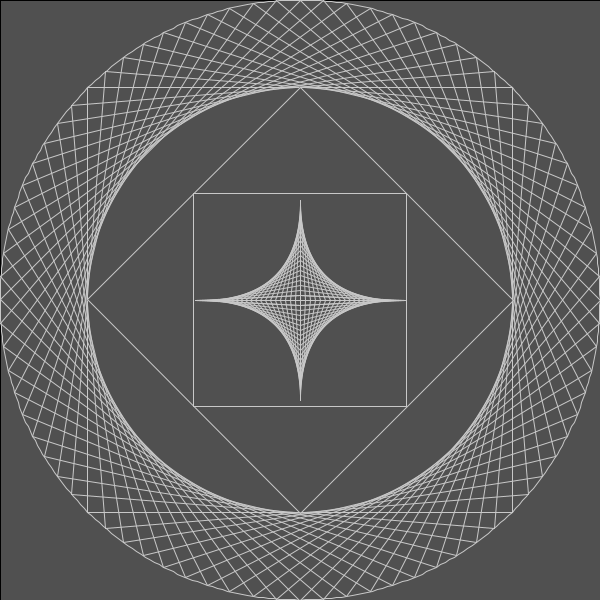
Frame 1 (no input)
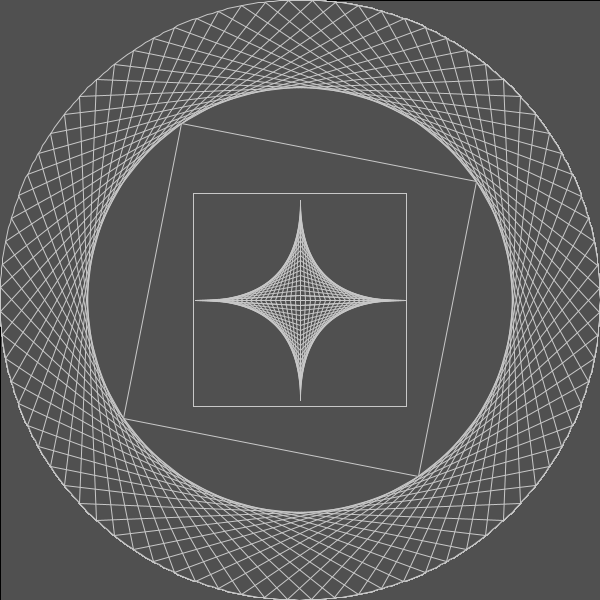
Frame 60 (the mouse pressed at the canvas centre just before this capture)
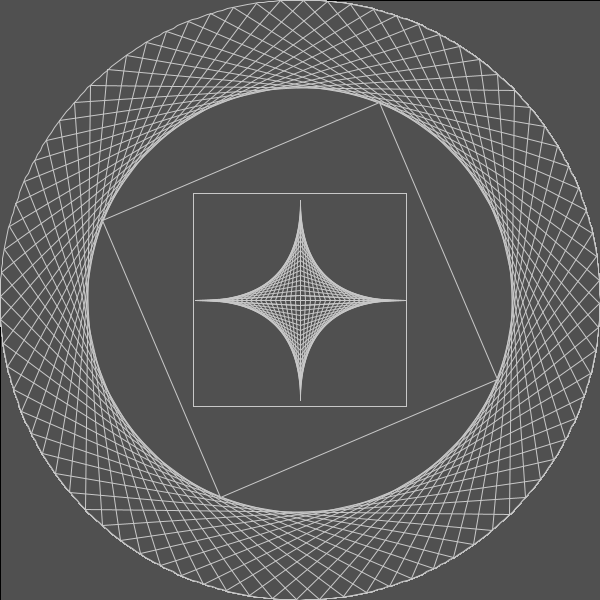
Frame 120 (the mouse held since frame 60 and released just before this capture)

The Processing sketch that drew these frames (run headless with seeded random() and noise(); from frame 60 on, the mouse is pressed at the canvas centre):

// Processing sketch: processing_100275
// ── processing_100275.pde

float theta = 0;
void setup() {
  size(600, 600);
  background(255);
  smooth();
}

void draw() {
  fill(80);
  rect(0, 0, width, height);
  circle(300,300, 300, theta, 40);
  polygon(300, 300, 213, 4, -theta);
  rectMode(CENTER);
  rect(300, 300, 213, 213);
  
  for(int i = 0; i < 110; i+=5) {
    line(width/2+i, height/2, width/2, height/2 + (100-i));
    line(width/2+i, height/2, width/2, height/2 - (100-i));
    line(width/2-i, height/2, width/2, height/2 + (100-i));
    line(width/2-i, height/2, width/2, height/2 - (100-i));  
  }
  theta+=0.01;
  println(theta);
}

void circle(int x, int y, int size, float theta, int chordinten) {
  beginShape();
  for(float i = 0; i < 2 * PI; i += PI/180)  {
      vertex(x + size*cos(i), y + size*sin(i));
      stroke(200);
  }
  endShape();
  for(float i = 0; i < 2 * PI; i += PI/chordinten)  {
    line(x + size*cos(i + theta), y + size*sin(i + theta),x + size*cos(i + PI/2 + theta), y + size*sin(i + PI/2 + theta));
  }
  
}

void polygon(int x, int y, int size, int sides, float rot)
{
  float distToNextPoint = (2*PI)/sides;
  
  beginShape();
  for(int i = 0; i < sides; i++)
  {
    vertex(x + size * cos(rot), y + size *  sin(rot));
    rot = rot + distToNextPoint;
  }
  endShape(CLOSE);
}
